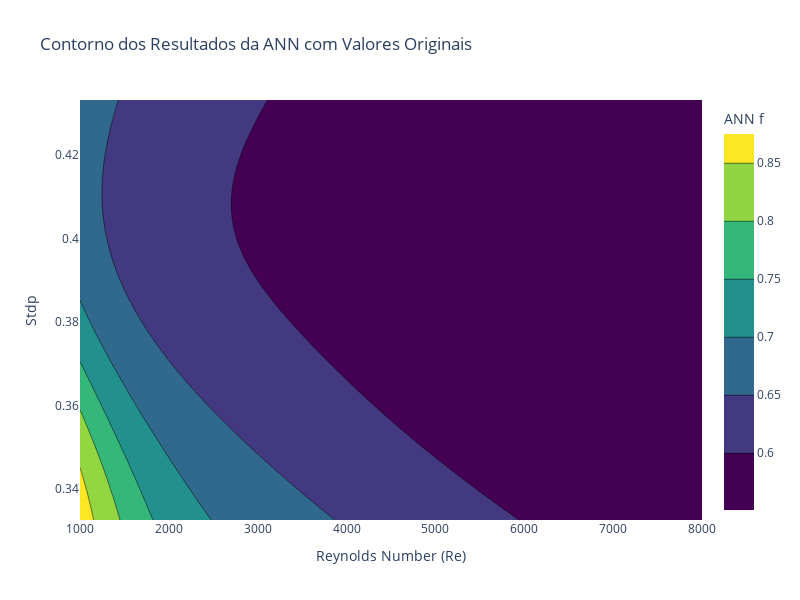

Notebook cell for this chart:
### Code cell
import numpy as np
import plotly.graph_objs as go
import plotly.io as pio

# Definir os intervalos para Re e Stdp
Re_vals = np.linspace(1000, 8000, 100)  # Valores de Reynolds de 1000 a 8000
Stdp_vals = np.linspace(0.3326, 0.4331, 100)  # Valores de Stdp de 0.3326 a 0.4331

# Criar uma grade de Re e Stdp
Re_grid, Stdp_grid = np.meshgrid(Re_vals, Stdp_vals)
grid_points = np.c_[Re_grid.ravel(), Stdp_grid.ravel()]

# Prever os valores de 'f' usando a ANN nos pontos da grade
f_pred_scaled = gsearchcv.predict(scalerx.transform(grid_points))
f_pred = scalery.inverse_transform(f_pred_scaled.reshape(-1, 1))
f_pred_grid = f_pred.reshape(Re_grid.shape)

# Criar o gráfico de contorno 2D para os resultados da ANN
contour_ann = go.Contour(
    z=f_pred_grid, 
    x=Re_vals, 
    y=Stdp_vals, 
    colorscale='Viridis', 
    name='ANN Contour',
    colorbar=dict(title='ANN f')
)

# Scatter plot dos valores originais
scatter_data = go.Scatter(
    x=ANNDF.iloc[:, 0].values,  # Valores de Reynolds
    y=ANNDF.iloc[:, 2].values,  # Valores de Stdp
    mode='markers',
    marker=dict(size=5, color='red'),
    name='Valores Originais'
)

# Definir o layout do gráfico
layout_ann = go.Layout(
    title='Contorno dos Resultados da ANN com Valores Originais',
    xaxis=dict(title='Reynolds Number (Re)'),
    yaxis=dict(title='Stdp'),
    width=800,  # Largura da imagem
    height=600  # Altura da imagem
)

# Criar a figura com o gráfico de contorno da ANN e o scatter plot dos valores originais
fig_ann = go.Figure(data=[contour_ann], layout=layout_ann)

# Mostrar o gráfico
pio.show(fig_ann)

### Figure 1 — Plotly figure (JSON) as saved in the notebook; plotly's stock layout.template omitted (floating-point values rounded to 4 significant figures; data arrays with more than 128 entries replaced by an {"elided": "..."} marker saying what was removed)
{"data": [{"colorbar": {"title": {"text": "ANN f"}}, "colorscale": [[0, "#440154"], [0.1111, "#482878"], [0.2222, "#3e4989"], [0.3333, "#31688e"], [0.4444, "#26828e"], [0.5556, "#1f9e89"], [0.6667, "#35b779"], [0.7778, "#6ece58"], [0.8889, "#b5de2b"], [1, "#fde725"]], "name": "ANN Contour", "type": "contour", "x": [1000, 1071.0, 1141.0, 1212.0, 1283.0, 1354.0, 1424.0, 1495.0, 1566.0, 1636.0, 1707.0, 1778.0, 1848.0, 1919.0, 1990.0, 2061.0, 2131.0, 2202.0, 2273.0, 2343.0, 2414.0, 2485.0, 2556.0, 2626.0, 2697.0, 2768.0, 2838.0, 2909.0, 2980.0, 3051.0, 3121.0, 3192.0, 3263.0, 3333.0, 3404.0, 3475.0, 3545.0, 3616.0, 3687.0, 3758.0, 3828.0, 3899.0, 3970.0, 4040.0, 4111.0, 4182.0, 4253.0, 4323.0, 4394.0, 4465.0, 4535.0, 4606.0, 4677.0, 4747.0, 4818.0, 4889.0, 4960.0, 5030.0, 5101.0, 5172.0, 5242.0, 5313.0, 5384.0, 5455.0, 5525.0, 5596.0, 5667.0, 5737.0, 5808.0, 5879.0, 5949.0, 6020.0, 6091.0, 6162.0, 6232.0, 6303.0, 6374.0, 6444.0, 6515.0, 6586.0, 6657.0, 6727.0, 6798.0, 6869.0, 6939.0, 7010.0, 7081.0, 7152.0, 7222.0, 7293.0, 7364.0, 7434.0, 7505.0, 7576.0, 7646.0, 7717.0, 7788.0, 7859.0, 7929.0, 8000], "y": [0.3326, 0.3336, 0.3346, 0.3356, 0.3367, 0.3377, 0.3387, 0.3397, 0.3407, 0.3417, 0.3428, 0.3438, 0.3448, 0.3458, 0.3468, 0.3478, 0.3488, 0.3499, 0.3509, 0.3519, 0.3529, 0.3539, 0.3549, 0.3559, 0.357, 0.358, 0.359, 0.36, 0.361, 0.362, 0.3631, 0.3641, 0.3651, 0.3661, 0.3671, 0.3681, 0.3691, 0.3702, 0.3712, 0.3722, 0.3732, 0.3742, 0.3752, 0.3763, 0.3773, 0.3783, 0.3793, 0.3803, 0.3813, 0.3823, 0.3834, 0.3844, 0.3854, 0.3864, 0.3874, 0.3884, 0.3894, 0.3905, 0.3915, 0.3925, 0.3935, 0.3945, 0.3955, 0.3966, 0.3976, 0.3986, 0.3996, 0.4006, 0.4016, 0.4026, 0.4037, 0.4047, 0.4057, 0.4067, 0.4077, 0.4087, 0.4098, 0.4108, 0.4118, 0.4128, 0.4138, 0.4148, 0.4158, 0.4169, 0.4179, 0.4189, 0.4199, 0.4209, 0.4219, 0.4229, 0.424, 0.425, 0.426, 0.427, 0.428, 0.429, 0.4301, 0.4311, 0.4321, 0.4331], "z": {"elided": "100x100 float values"}}], "layout": {"height": 600, "title": {"text": "Contorno dos Resultados da ANN com Valores Originais"}, "width": 800, "xaxis": {"title": {"text": "Reynolds Number (Re)"}}, "yaxis": {"title": {"text": "Stdp"}}}}
